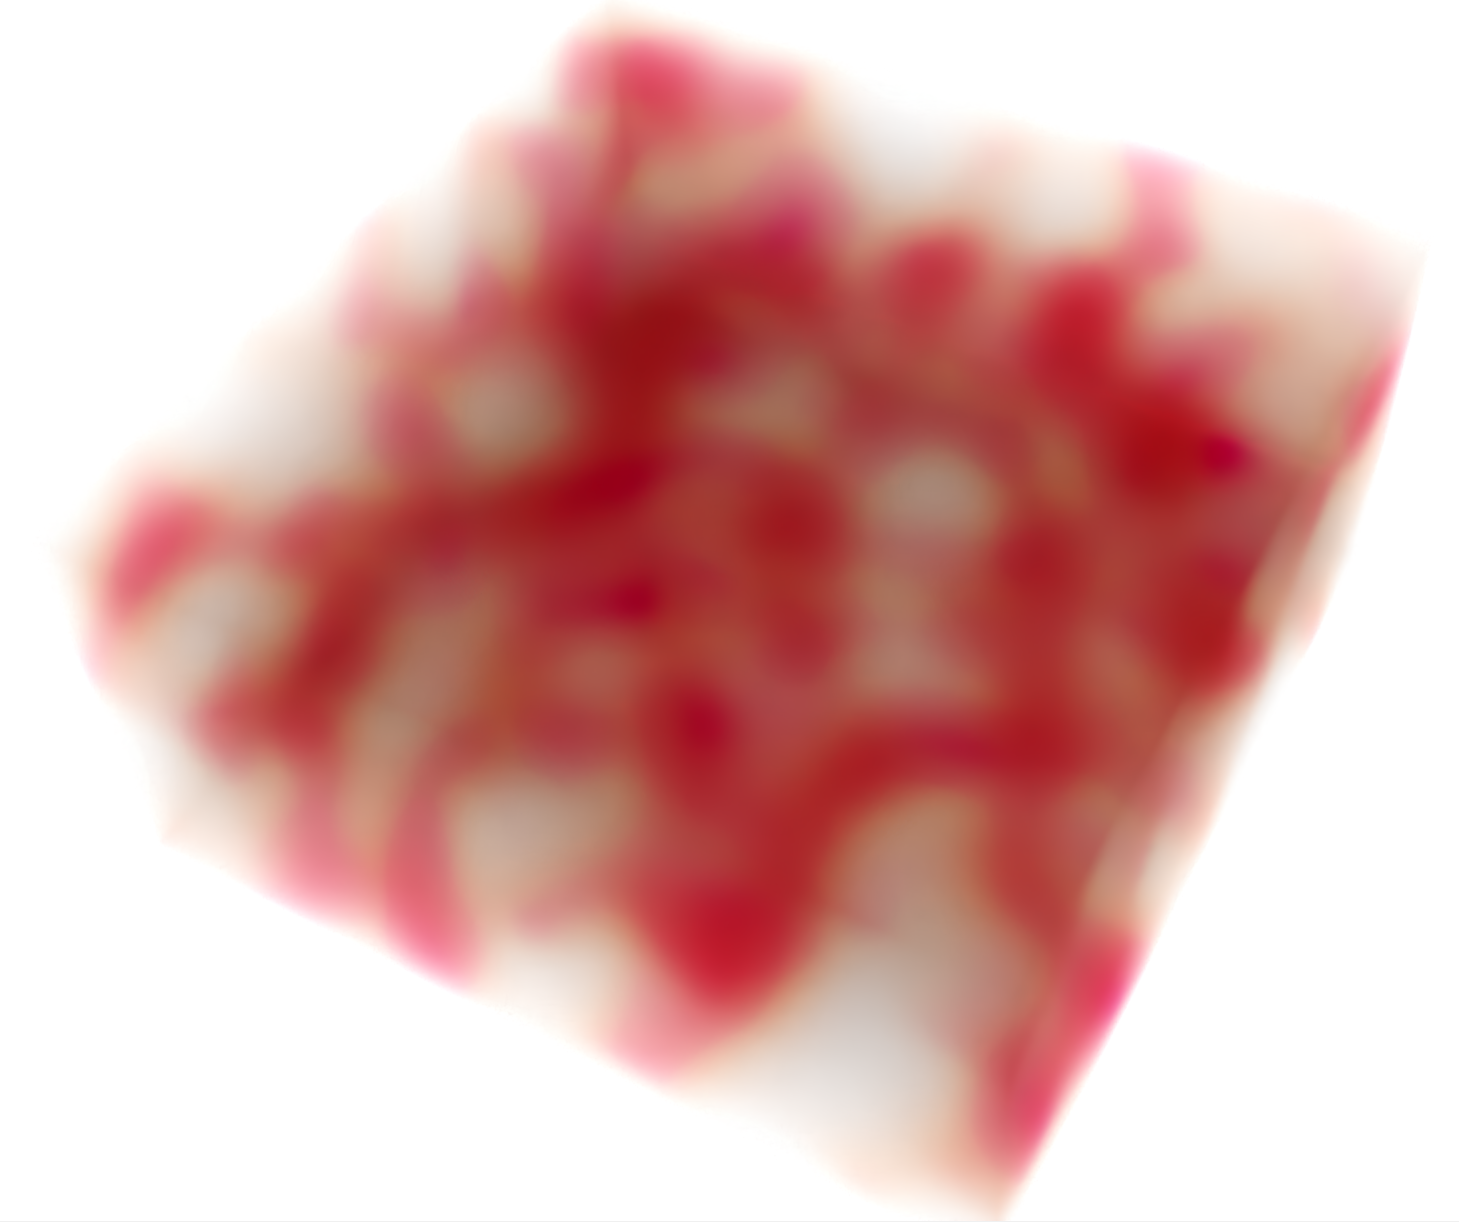

Generate this figure with Python:
"""
Transparent volume plot.
(NOTE, faster material kernels to be released)

This example shows how to:
   - use const-sized cubes to plot semi-transparent volume plot
   - present data feature as a color
   - use matplotlib color map (see https://matplotlib.org/users/colormaps.html)
"""

import numpy as np
from plotoptix import TkOptiX
from plotoptix.materials import m_volume_color # implements transparent, colored volume
from plotoptix.utils import map_to_colors      # feature to color conversion
from plotoptix.enums import DenoiserKind       # deniser options

from plotoptix.utils import simplex            # noise generator
_ = simplex(np.zeros((3,3)))


def main():

    # Make some data first:

    # Full volume is visualized in this example. For efficiency one can
    # use cell selection like in the opaque volume plot example to skip
    # completely transparent cells.

    # Note, these dimensions result with >60M cells which will require
    # about 5-6GB of GPU memory to store all the structures. Reduce
    # dimensions in case of GPU with smaller memory.
    kx, ky, kz = (500, 500, 250)
    scale = 0.015

    x = np.linspace(0, kx, kx)
    y = np.linspace(0, ky, ky)
    z = np.linspace(0, kz, kz)
    xv, yv, zv = np.meshgrid(x, y, z)
    xyz = scale * np.stack((xv, yv, zv), axis=-1)

    vol = simplex(xyz)
    print(f"Volume shape: {vol.shape}, {kx * ky * kz / 1.0e6 :.1f}M cells.")

    colors = map_to_colors(vol, "Reds")

    # Setup ray-tracing:

    rt = TkOptiX() # create and configure, show the window later

    max_frames = 16 # accumulation frames (rays/pixel in other words)
    rt.set_param(
        min_accumulation_step=4,
        max_accumulation_frames=max_frames
    )

    rt.set_float("scene_epsilon", 1.0e-05) # expect small cubes, lower epsilon to ensure details are correctly presented
    rt.set_uint("path_seg_range", 1, 1)    # single segment is enough (transmission ray segments are not counted)

    rt.set_background(0.99) # plot background color
    rt.set_ambient(0.8)     # uniform environment light

    # setup tone mapping and denoiser for best image quality
    exposure = 1.1
    gamma = 2.2
    rt.set_float("tonemap_exposure", exposure)
    rt.set_float("tonemap_gamma", gamma)
    rt.set_uint("denoiser_start", max_frames) # denoise only the final image
    rt.set_int("denoiser_kind", DenoiserKind.Rgb.value)
    rt.add_postproc("OIDenoiser")
    
    # a simple and fast material kernel, dedicated to such visualisation;
    # more generic features of this material are under developent
    rt.setup_material("air", m_volume_color)

    rt.setup_camera("cam1",
        eye=scale * np.array([kx/2, ky/2, 5*kz]),
        target=0.5 * scale * np.array([kx, ky, kz]),
        up=[0, 1, 0],
        fov=35
    )
    
    # Create plot:
    
    rt.set_data(
        "cubes", pos=xyz,
        r=scale, # equivalent to: u=[scale, 0, 0], v=[0, scale, 0], w=[0, 0, scale],
    
        # color values in transmissive materials are interpreted as
        # attenuation length, higher values are more transparent and
        # sepend on actual sizes of objects (not limited to 0-1 range)
        c=8 * colors,
    
        # all cells will have the same shape and size:
        geom="ParallelepipedsConstSize",
        
        # use dedicated material
        mat="air"
    )
    
    rt.show()

    print("done")

if __name__ == '__main__':
    main()
